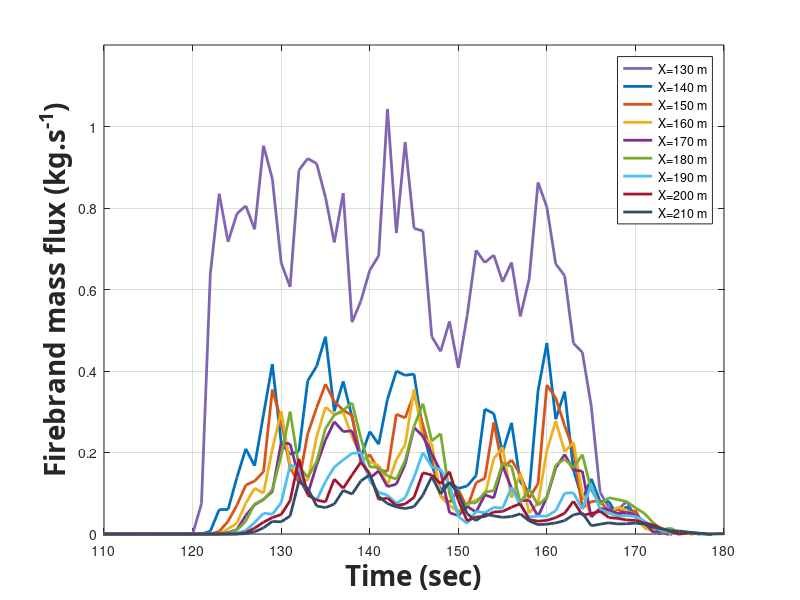

Write MATLAB code to recreate this figure.
clear;
close all;
%AS3959 firebrand mass flux vertical distribution time sereis Scrub FDI100 BAL 12.5.

Time=[0	1.0106144	2.0059478	3.0012812	4.0153945	5.0107279	6.0060613	7.0013946	8.0155079	9.0108413	10.006175	11.001508	12.015621	13.010955	14.006288	15.001622	16.015735	17.011068	18.014927	19.01372	20.012514	21.011307	22.010101	23.008894	24.007688	25.006482	26.005275	27.004069	28.000223	29.01476	30.011181	31.007602	32.004023	33.000444	34.014981	35.011402	36.006011	37.003117	38.003654	39.004191	40.008302	41.010626	42.001182	43.002026	44.006382	45.010738	46.016665	47.001906	48.000855	49.018652	50.017601	51.016549	52.015498	53.014447	54.013396	55.012344	56.011293	57.010242	58.009191	59.008139	60.004359	61.000508	62.000022	63.018046	64.01756	65.017074	66.016588	67.016102	68.015616	69.01513	70.014644	71.014158	72.013672	73.013186	74.0127	75.012214	76.011728	77.011295	78.015897	79.002232	80.006834	81.011435	82.016037	83.002372	84.006974	85.011575	86.016177	87.002513	88.007114	89.011715	90.016317	91.002653	92.007254	93.011855	94.016457	95.002793	96.007394	97.011995	98.016597	99.013477	100.00857	101.00491	102.01328	103.00396	104.01233	105.01185	106.00106	107.0133	108.00459	109.00367	110.00397	111.00501	112.01609	113.00878	114.01013	115.01292	116.01009	117.01044	118.01104	119.00612	120.00966	121.00345	122.00124	123.0048	124.0059	125.00856	126.00753	127.0042	128.00785	129.00669	130.00548	131.01175	132.00494	133.00038	134.00812	135.00594	136.00066	137.00683	138.00613	139.00266	140.00571	141.01023	142.00428	143.00864	144.00027	145.00706	146.00247	147.00771	148.00868	149.00684	150.00568	151.00366	152.01039	153.0001	154.00976	155.00615	156.01272	157.00434	158.00446	159.00337	160.00221	161.00173	162.00848	163.00474	164.00617	165.01101	166.00997	167.00722	168.00955	169.00062	170.0098	171.00782	172.00245	173.00355	174.00956	175.00621	176.00032	177.00417	178.00722	179.00121	180.0003	181.00855	182.0086	183.00703	184.00225	185.00383	186.00556	187.01153	188.00617	189.00728	190.00205	191.00288	192.00939	193.00264	194.00511	195.01517	196.00445	197.01716	198.01146	199.00575	200.00553	201.00601	202.00814	203.01028	204.01242	205.01456	206.0167	207.00061	208.00275	209.00489	210.00703	211.00917	212.0113	213.01344	214.01558	215.01772	216.00163	217.00377	218.00591	219.00805	220];
flux_130m = [0	0	0	0	0	0	0	0	0	0	0	0	0	0	0	0	0	0	0	0	0	0	0	0	0	0	0	0	0	0	0	0	0	0	0	0	0	0	0	0	0	0	0	0	0	0	0	0	0	0	0	0	0	0	0	0	0	0	0	0	0	0	0	0	0	0	0	0	0	0	0	0	0	0	0	0	0	0	0	0	0	0	0	0	0	0	0	0	0	0	0	0	0	0	0	0	0	0	0	0	0	0	0	0	0	0	0	0	0	0	0	0	0	0	0	0	0	0	0	0	0	0.074193314	0.63768931	0.8350484	0.71722074	0.78603923	0.80541385	0.74771439	0.95299695	0.87158836	0.66509271	0.60643696	0.89258122	0.921498	0.90905859	0.82632893	0.71551378	0.83652771	0.51986554	0.57180529	0.64726252	0.68268109	1.0429845	0.73852385	0.9614783	0.74991089	0.74377605	0.4843785	0.44797012	0.52168319	0.40732458	0.5361131	0.6961584	0.66599193	0.68440785	0.61888768	0.66641874	0.53397847	0.62583683	0.8627818	0.80214927	0.66280895	0.63391667	0.46798368	0.44603022	0.31418367	0.10234948	0.065428082	0.058627009	0.080348054	0.0414546	0.02415962	0.007102236	0.002229063	-0.000308453	-0.006300418	-0.010063822	-0.00117027	-0.004054395	-0.006331517	-0.005914643	-0.005254047	-0.005044423	-0.003141998	-0.002053697	-0.003101078	-0.001410906	0.00351109	0.000995625	0.0018215	0.003313871	0.003776072	-0.001270629	-0.005016041	0.003879014	-0.000802294	0.000120288	-0.002486554	-0.000642158	0.004133636	0.001939828	0.001972661	0.001733766	0.001628146	0.002280206	-0.00085726	0.002390919	0.000281867	-0.002317617	-0.001094717	-0.000294493	0.000597109	0.001117421	-0.001810187	-0.001189489	-0.001000336	-0.000910774	0.001999806	-0.00283736	0.001880103	0.002271652];
flux_140m=[0	0	0	0	0	0	0	0	0	0	0	0	0	0	0	0	0	0	0	0	0	0	0	0	0	0	0	0	0	0	0	0	0	0	0	0	0	0	0	0	0	0	0	0	0	0	0	0	0	0	0	0	0	0	0	0	0	0	0	0	0	0	0	0	0	0	0	0	0	0	0	0	0	0	0	0	0	0	0	0	0	0	0	0	0	0	0	0	0	0	0	0	0	0	0	0	0	0	0	0	0	0	0	0	0	0	0	0	0	0	0	0	0	0	0	0	0	0	0	0	0	0	0.006833384	0.059879443	0.060088784	0.13874212	0.20914509	0.16723877	0.29294353	0.41707919	0.22362691	0.19554809	0.20302079	0.37617433	0.41178911	0.48414242	0.3011359	0.3744896	0.28692484	0.18834325	0.25147945	0.22013463	0.33047984	0.40002254	0.3894386	0.39253829	0.2517707	0.16942783	0.10831041	0.12650925	0.11185905	0.11781561	0.1434808	0.30663922	0.29547219	0.20074678	0.2727658	0.12722192	0.10302826	0.35093459	0.46874139	0.28165843	0.34930591	0.15663419	0.085245449	0.13535818	0.079718376	0.080105382	0.041057252	0.067572629	0.042248715	0.025414972	0.016577293	-0.00558584	-0.007564946	-0.007309562	-0.007426236	-0.007507258	-0.004845143	-0.007993495	-0.008790503	-0.007943605	-0.006887453	-0.004197788	-0.001969954	-0.001220901	-0.000373418	0.000551464	0.002030496	0.001852417	0.000932328	7.97551E-05	0.000602411	0.000165166	7.03834E-05	-7.71701E-05	8.2133E-05	-1.08846E-05	-0.000497284	-0.000313008	0.0001096	0.000446085	0.000372506	0.000166432	6.07252E-05	0.000830186	0.000290222	1.075E-05	-0.000177923	9.59928E-05	-0.000108307	0.000201156	-0.000493912	0.000158033	7.48885E-05	8.90145E-05	0.000293951	-0.000299159	-0.000206521	-0.000234548	0.000313884];
flux_150m=[0	0	0	0	0	0	0	0	0	0	0	0	0	0	0	0	0	0	0	0	0	0	0	0	0	0	0	0	0	0	0	0	0	0	0	0	0	0	0	0	0	0	0	0	0	0	0	0	0	0	0	0	0	0	0	0	0	0	0	0	0	0	0	0	0	0	0	0	0	0	0	0	0	0	0	0	0	0	0	0	0	0	0	0	0	0	0	0	0	0	0	0	0	0	0	0	0	0	0	0	0	0	0	0	0	0	0	0	0	0	0	0	0	0	0	0	0	0	0	0	0	0	0	0.006066208	0.031163458	0.070657407	0.11989893	0.12991731	0.15270692	0.35457346	0.27867208	0.16175462	0.12679758	0.24579726	0.31003996	0.36770242	0.32509939	0.30417444	0.29049847	0.17661865	0.1948338	0.15688809	0.15353927	0.29401765	0.28486975	0.34466092	0.26774083	0.19280665	0.093436668	0.077233523	0.10891248	0.064254543	0.12604538	0.13657295	0.27379221	0.16077556	0.18163851	0.14628679	0.087971499	0.12325495	0.36574561	0.33381009	0.26582276	0.20604081	0.06421618	0.07936215	0.081942834	0.053138018	0.06084309	0.046588246	0.057924812	0.015869736	0.008235343	0.003886714	-0.004326457	-0.01030207	-0.008865231	-0.008067807	-0.00822552	-0.004061262	-0.004612207	-0.006764003	-0.006241783	-0.004578782	-0.001500232	-0.000359674	0.001931506	8.55542E-06	0.0001205	0.00183055	0.001913201	0.001220426	0.000659115	0.000800717	5.66016E-06	-7.11252E-05	8.10895E-05	0.000136213	-0.000191128	6.81769E-05	-4.37849E-05	4.61684E-06	2.8937E-06	4.47004E-05	-4.69816E-05	-3.20591E-05	1.39148E-05	-0.000111251	1.53749E-05	5.63384E-05	-5.70629E-05	-8.80944E-06	2.4742E-05	7.63068E-05	-2.30449E-05	1.38698E-05	7.25463E-05	-3.76353E-05	-0.00012687	-5.43651E-06	4.93471E-05];
flux_160m=[0	0	0	0	0	0	0	0	0	0	0	0	0	0	0	0	0	0	0	0	0	0	0	0	0	0	0	0	0	0	0	0	0	0	0	0	0	0	0	0	0	0	0	0	0	0	0	0	0	0	0	0	0	0	0	0	0	0	0	0	0	0	0	0	0	0	0	0	0	0	0	0	0	0	0	0	0	0	0	0	0	0	0	0	0	0	0	0	0	0	0	0	0	0	0	0	0	0	0	0	0	0	0	0	0	0	0	0	0	0	0	0	0	0	0	0	0	0	0	0	0	0	0	0.00017047	0.012433629	0.026901887	0.07565554	0.11224636	0.10026226	0.20820813	0.3012406	0.16986938	0.13811771	0.13086592	0.2382919	0.31122029	0.29361568	0.29850241	0.23879312	0.19266748	0.17726147	0.16846853	0.11995732	0.18213376	0.21940064	0.35503428	0.2351026	0.22192689	0.091678778	0.070213567	0.054562099	0.071754659	0.083316388	0.094399956	0.1846668	0.21284878	0.088347019	0.14924437	0.051316043	0.075957451	0.20481799	0.27696637	0.20184919	0.22521196	0.098631947	0.044096903	0.061720542	0.049824184	0.065988065	0.058167195	0.044481651	0.015195283	0.007638458	0.010972336	-0.002165661	-0.009317016	-0.014310076	-0.009640151	-0.003282196	-0.006894173	-0.005752547	-0.00122616	-0.00019373	-0.002887141	-0.001626799	-0.000196594	-0.000200107	0.002624404	0.001327302	-7.09627E-05	0.002125867	0.001545302	0.002113212	0.001005445	0.00063754	-3.18151E-05	2.46012E-05	-3.75283E-05	4.11559E-05	0.000128317	5.15145E-05	-2.25089E-06	2.38379E-05	-9.60451E-05	-2.14985E-05	5.63768E-06	1.23205E-05	-1.8716E-05	1.73649E-05	0.000117205	-1.50838E-05	-8.71767E-05	-6.21707E-05	4.3773E-05	7.56922E-05	-1.69347E-05	4.54785E-05	6.85557E-06	-0.000107666	-0.000115636	-7.88077E-05];
flux_170m=[0	0	0	0	0	0	0	0	0	0	0	0	0	0	0	0	0	0	0	0	0	0	0	0	0	0	0	0	0	0	0	0	0	0	0	0	0	0	0	0	0	0	0	0	0	0	0	0	0	0	0	0	0	0	0	0	0	0	0	0	0	0	0	0	0	0	0	0	0	0	0	0	0	0	0	0	0	0	0	0	0	0	0	0	0	0	0	0	0	0	0	0	0	0	0	0	0	0	0	0	0	0	0	0	0	0	0	0	0	0	0	0	0	0	0	0	0	0	0	0	0	0	0	0	0.003364582	0.010679314	0.045666388	0.071587132	0.084994746	0.1041406	0.22434148	0.22112655	0.13872961	0.098062742	0.16909407	0.23044859	0.27581128	0.25130205	0.25322921	0.18464658	0.13725677	0.15459887	0.11616077	0.12224745	0.17116501	0.26137862	0.23997668	0.19686207	0.15338231	0.052017182	0.045350872	0.067553387	0.053855382	0.096075449	0.088424069	0.16713055	0.11204794	0.081281166	0.082971297	0.043038378	0.090659918	0.16192944	0.19520711	0.15707828	0.15414716	0.041266008	0.062956666	0.059777455	0.050087685	0.053402823	0.047159185	0.029226366	0.004073686	0.008498835	-0.003683735	-0.006675006	-0.007764709	-0.008308099	-0.008307482	-0.00126539	-0.001366448	-0.002339307	-0.001116342	-0.000994358	-0.003789349	-0.001865145	-0.000203936	0.000977292	0.002553518	0.002666325	0.001469683	0.001605926	0.001472702	0.002944364	0.001564798	0.001045028	0.000163531	9.11719E-05	2.44316E-05	6.95656E-07	7.99838E-05	-4.71056E-05	4.86834E-05	3.20833E-06	-7.63984E-06	-3.38663E-06	7.06603E-05	1.9675E-05	-8.43527E-05	3.03183E-05	9.67483E-05	-1.94013E-05	7.66095E-05	4.21888E-05	8.31353E-05	-5.01668E-05	-4.01724E-05	3.56058E-05	1.43285E-05	-6.67917E-05	1.77741E-05];
flux_180m=[0	0	0	0	0	0	0	0	0	0	0	0	0	0	0	0	0	0	0	0	0	0	0	0	0	0	0	0	0	0	0	0	0	0	0	0	0	0	0	0	0	0	0	0	0	0	0	0	0	0	0	0	0	0	0	0	0	0	0	0	0	0	0	0	0	0	0	0	0	0	0	0	0	0	0	0	0	0	0	0	0	0	0	0	0	0	0	0	0	0	0	0	0	0	0	0	0	0	0	0	0	0	0	0	0	0	0	0	0	0	0	0	0	0	0	0	0	0	0	0	0	0	0	0	0.001564878	0.00956829	0.031596366	0.073956115	0.083777623	0.10869617	0.19218971	0.3001664	0.16549808	0.13916783	0.17782721	0.25882802	0.29191598	0.30378545	0.32204389	0.23503973	0.16501929	0.16323135	0.14252124	0.13458733	0.180539	0.26394926	0.31995718	0.22827413	0.24619395	0.098418648	0.050368964	0.076692154	0.07626931	0.10242649	0.10664124	0.17419319	0.16593633	0.076677147	0.11043988	0.070578951	0.090103746	0.16895922	0.18389908	0.16227007	0.19493151	0.10797948	0.072287762	0.088999468	0.084491574	0.079432951	0.06433922	0.050540916	0.02778825	0.010559297	0.014329027	0.001824767	0.001426321	-0.003815827	-0.00113305	-7.35553E-06	0.000687652	0.000644904	-0.000810543	0.00015191	0.001107321	0.000235157	0.00030466	0.001539884	0.002403376	0.003346433	0.00345132	0.004362906	0.003077589	0.003214996	0.004789796	0.003152503	0.002066229	0.001276533	0.001171594	0.001185543	0.001140029	0.001184361	0.001159853	0.001226804	0.00117629	0.001179029	0.001161258	0.001157166	0.001231674	0.001208852	0.001209988	0.001207427	0.001154601	0.001181283	0.001168161	0.001224386	0.001213317	0.001131739	0.001115234	0.001133956	0.001084828];
flux_190m=[0	0	0	0	0	0	0	0	0	0	0	0	0	0	0	0	0	0	0	0	0	0	0	0	0	0	0	0	0	0	0	0	0	0	0	0	0	0	0	0	0	0	0	0	0	0	0	0	0	0	0	0	0	0	0	0	0	0	0	0	0	0	0	0	0	0	0	0	0	0	0	0	0	0	0	0	0	0	0	0	0	0	0	0	0	0	0	0	0	0	0	0	0	0	0	0	0	0	0	0	0	0	0	0	0	0	0	0	0	0	0	0	0	0	0	0	0	0	0	0	0	0	0	0	0	0.00223123	0.008702364	0.02788653	0.051132415	0.048363896	0.077087465	0.16880587	0.16471896	0.10077623	0.082870296	0.12883539	0.1642861	0.18182198	0.19787362	0.19986236	0.13048158	0.10199748	0.095375559	0.075073149	0.0888703	0.13936846	0.19991006	0.16478478	0.15824591	0.12239232	0.042957052	0.026090905	0.055793625	0.051908534	0.065371496	0.06344641	0.11429586	0.069646791	0.041646684	0.044273764	0.043586219	0.056974955	0.10026296	0.10109645	0.060801653	0.12151855	0.060680703	0.051042649	0.044262284	0.045192917	0.043274388	0.031561257	0.017893499	0.007052507	0.002909163	-0.000896229	-0.006001268	-0.00080296	-0.000276969	-0.003159546	-0.002499813	-0.003255097	-0.002291362	-0.000833987	-0.000537288	0.000269938	-0.00021637	-0.000804577	0.000189641	0.000172655	0.001505879	0.001826423	0.001853028	0.001966375	0.001786361	0.002353414	0.001814197	0.000491813	8.45551E-05	-4.59175E-06	1.96972E-05	6.84747E-05	-3.02137E-05	1.91629E-06	2.55946E-05	-8.05187E-06	-1.59646E-05	1.33171E-05	-2.90833E-05	-8.72342E-06	1.25029E-05	1.70327E-05	2.95863E-05	4.73326E-05	0.000176398	1.26846E-05	-1.89112E-05	-6.69965E-05	4.85456E-07	2.67327E-06	-1.31839E-05];
flux_200m=[0	0	0	0	0	0	0	0	0	0	0	0	0	0	0	0	0	0	0	0	0	0	0	0	0	0	0	0	0	0	0	0	0	0	0	0	0	0	0	0	0	0	0	0	0	0	0	0	0	0	0	0	0	0	0	0	0	0	0	0	0	0	0	0	0	0	0	0	0	0	0	0	0	0	0	0	0	0	0	0	0	0	0	0	0	0	0	0	0	0	0	0	0	0	0	0	0	0	0	0	0	0	0	0	0	0	0	0	0	0	0	0	0	0	0	0	0	0	0	0	0	0	0	0	0	9.08038E-05	0.003225311	0.014404785	0.029051969	0.040264767	0.047824162	0.081863735	0.18443995	0.095399336	0.083322794	0.078526091	0.1347067	0.1120824	0.14488298	0.17642224	0.14801612	0.08462251	0.08831332	0.069837216	0.073584927	0.090064623	0.15035348	0.14468277	0.12322378	0.15306196	0.082423766	0.032573789	0.041631392	0.042787438	0.054040192	0.055368751	0.065869507	0.074419422	0.035092723	0.031407872	0.033434728	0.040273394	0.050919103	0.080580566	0.046036411	0.050155151	0.055851019	0.040270713	0.038365656	0.034476615	0.033416506	0.02664162	0.022303823	0.013422276	0.005480423	-0.000145012	0.003000788	0.00192521	0.000730277	-0.002252633	-0.004584562	-0.001111179	0.00018986	-0.000278228	0.000504361	0.000918042	0.000137268	-0.000348526	-0.000481725	-3.46514E-06	-4.02794E-05	0.000729993	0.001061314	0.002272286	0.001954626	0.00182481	0.002153286	0.001741499	0.000571598	0.000142897	1.48756E-05	-1.23151E-06	-1.16513E-05	-3.9853E-06	-1.21359E-05	-5.64196E-06	-1.83013E-05	-4.0464E-06	5.60557E-07	3.18312E-05	5.72099E-06	1.10725E-06	5.74301E-06	1.45943E-05	4.2347E-06	2.7963E-05	-6.00094E-06	-2.30028E-05	1.1731E-06	6.0306E-07	-5.23459E-06];
flux_210m=[0	0	0	0	0	0	0	0	0	0	0	0	0	0	0	0	0	0	0	0	0	0	0	0	0	0	0	0	0	0	0	0	0	0	0	0	0	0	0	0	0	0	0	0	0	0	0	0	0	0	0	0	0	0	0	0	0	0	0	0	0	0	0	0	0	0	0	0	0	0	0	0	0	0	0	0	0	0	0	0	0	0	0	0	0	0	0	0	0	0	0	0	0	0	0	0	0	0	0	0	0	0	0	0	0	0	0	0	0	0	0	0	0	0	0	0	0	0	0	0	0	0	0	0	0	0	0.000924007	0.005310358	0.015221045	0.030824759	0.02986677	0.044283259	0.12924277	0.11196747	0.068739245	0.064788647	0.073301777	0.10713795	0.097930139	0.13023414	0.14544426	0.092158358	0.074652054	0.066339327	0.062396251	0.067054981	0.095360555	0.14070091	0.097916537	0.12705025	0.099463799	0.049654772	0.032872249	0.048732493	0.044392738	0.040921051	0.042853024	0.049542707	0.032028943	0.022916153	0.024160937	0.027236647	0.03290664	0.047094859	0.051694276	0.020229145	0.024070117	0.027492522	0.024722886	0.025216036	0.026623033	0.024363546	0.016597887	0.012519307	0.007806871	0.007153963	0.004524994	0.002410109	-0.000141798	0.000627386	0.000759569	-0.000284973	0.000123422	-0.000171998	0.000274287	0.001007893	0.000150884	0.000660782	-9.11239E-05	-8.60708E-05	-0.000105128	6.02724E-06	0.000457913	0.001155113	0.002332312	0.001500715	0.001594607	0.002272029	0.001415037	0.000425502	0.000198749	6.59413E-07	-1.70818E-06	-4.74999E-06	2.1479E-06	-3.81105E-06	1.17078E-07	3.19029E-06	1.99071E-06	-2.73071E-06	-2.86296E-06	2.63172E-06	5.0375E-06	2.82394E-06	-2.29773E-08	-3.06006E-06	1.9569E-06	-1.36502E-06	-5.65847E-07	-1.42969E-06	-2.42828E-06];

plot(Time,flux_130m,'-','color',[.5 .4 .7],'DisplayName','Length',...
    'LineWidth',2);
hold on
plot(Time,flux_140m,'-','color',[0 0.4470 0.7410],'DisplayName','Length',...
    'LineWidth',2);
plot(Time,flux_150m,'-','color',[0.8500 0.3250 0.0980],'DisplayName','Length',...
    'LineWidth',2);
plot(Time,flux_160m,'-','color',[0.9290 0.6940 0.1250],'DisplayName','Length',...
    'LineWidth',2);
plot(Time,flux_170m,'-','color',[0.4940 0.1840 0.5560],'DisplayName','Length',...
    'LineWidth',2);
plot(Time,flux_180m,'-','color',[0.4660 0.6740 0.1880],'DisplayName','Length',...
    'LineWidth',2);
plot(Time,flux_190m,'-','color',[0.3010 0.7450 0.9330],'DisplayName','Length',...
    'LineWidth',2);
plot(Time,flux_200m,'-','color',[0.6350 0.0780 0.1840],'DisplayName','Length',...
    'LineWidth',2);
plot(Time,flux_210m,'-','color',[.2 .3 .4],'DisplayName','Length',...
    'LineWidth',2);


grid on;
box on
xlim([110 180])
ylim([0 1.2])
xlabel('Time (sec)','FontWeight','bold','FontSize',20,...
    'FontName','Calibri');
ylabel('Firebrand mass flux (kg.s^{-1})','FontWeight','bold','FontSize',20,...
    'FontName','Calibri');

%set(gca,'fontsize',18);

legend('X=130 m','X=140 m','X=150 m','X=160 m','X=170 m','X=180 m','X=190 m','X=200 m','X=210 m')
